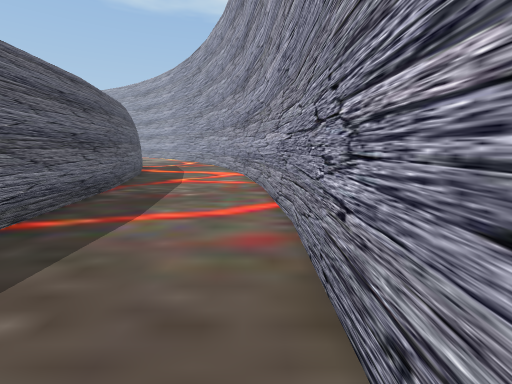
View 1 (above)

23 first-person views from a walk through a 3-D level made in the Unity game engine. The camera is 1.4 m above the floor, tilts 10° down and sees 90° across. The floor is counted in squares, 1 m on a side. Each view is taken from the middle of a square. On the plan, view 1 faces up. The plan holds only what a view shows up to about 13 squares ahead; the rest is blank. The place goes on beyond the plan. The player character is not drawn.

View 2
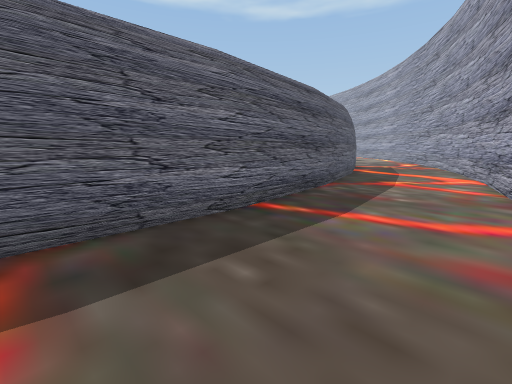

View 3
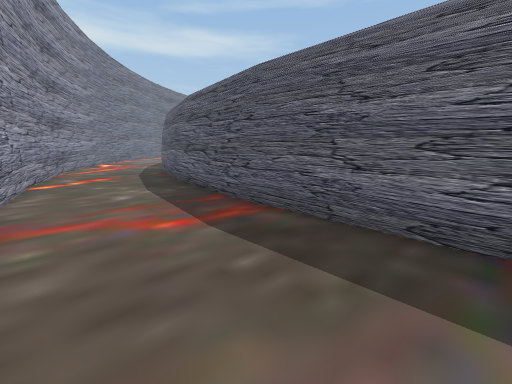

View 4
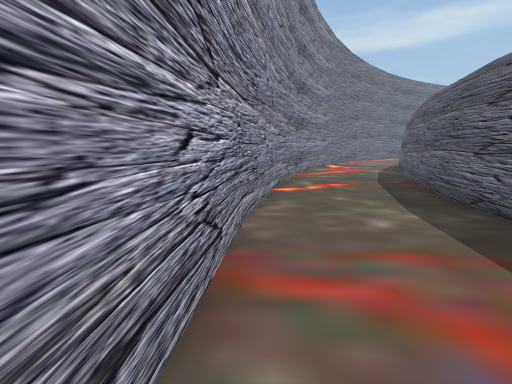

View 5
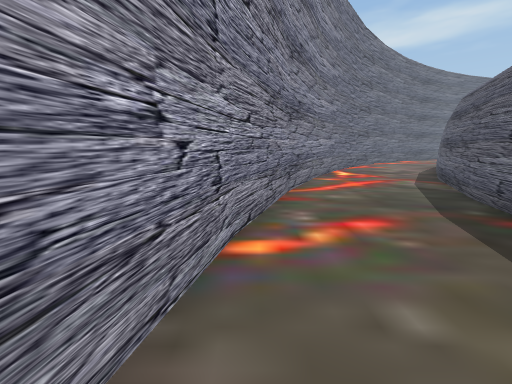

View 6
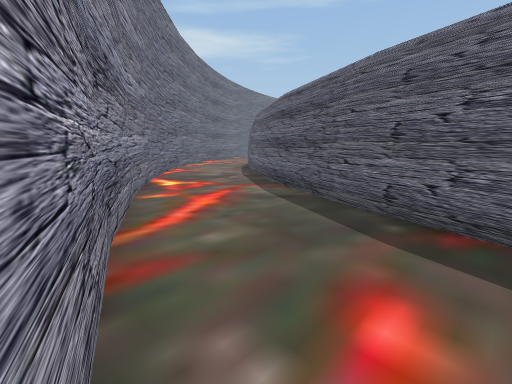

View 7
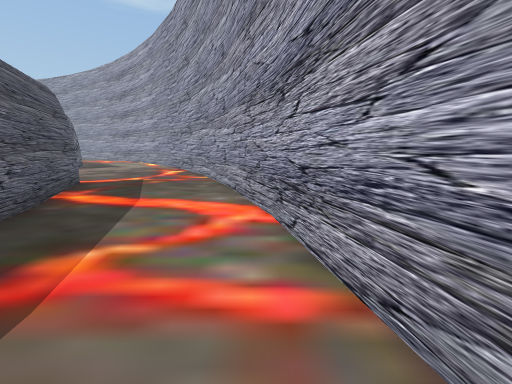

View 8
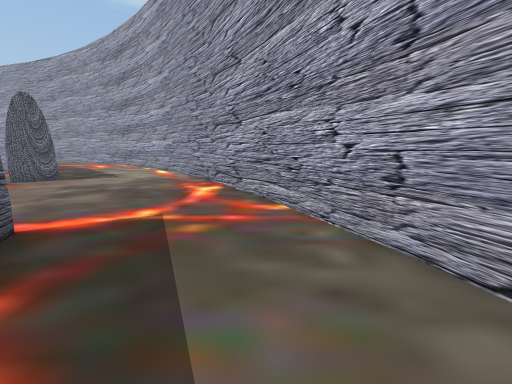

View 9
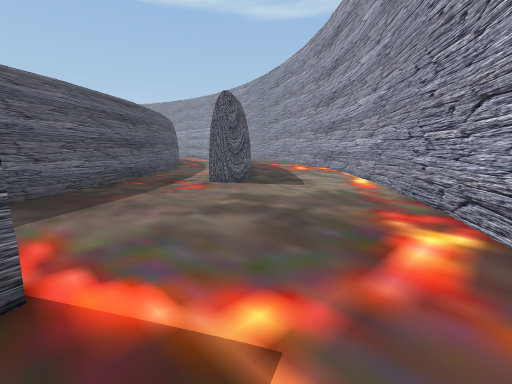

View 10
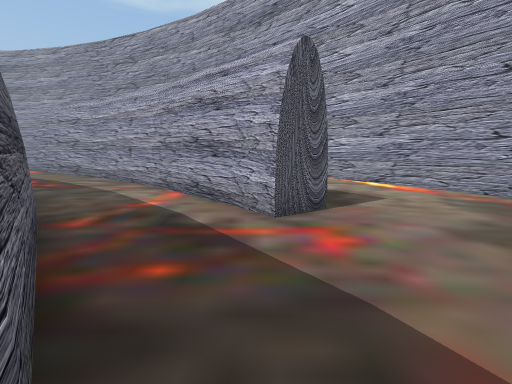

View 11
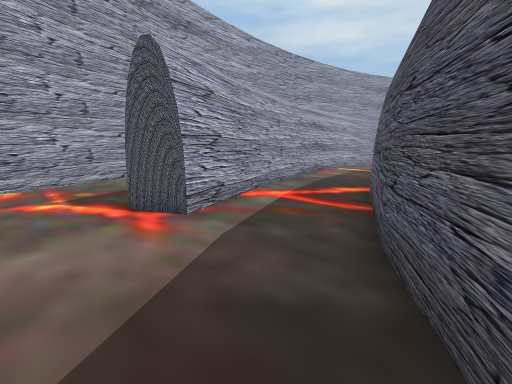

View 12
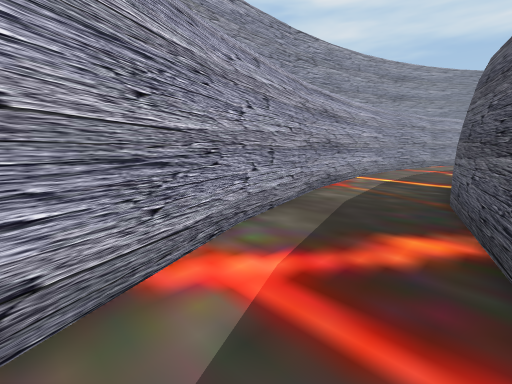

View 13
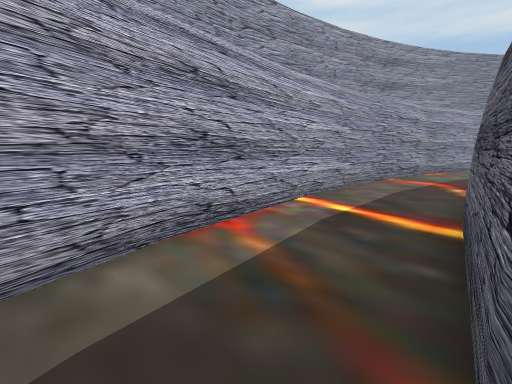

View 14
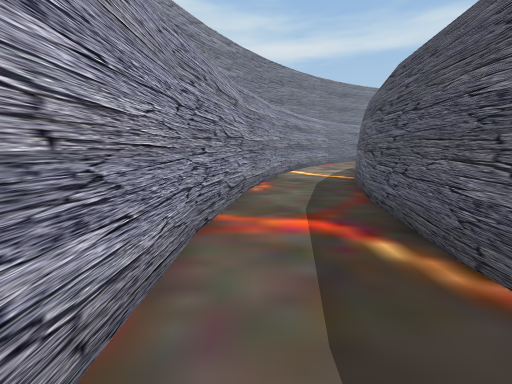

View 15
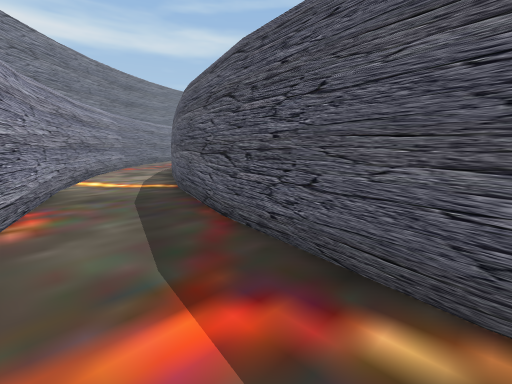

View 16
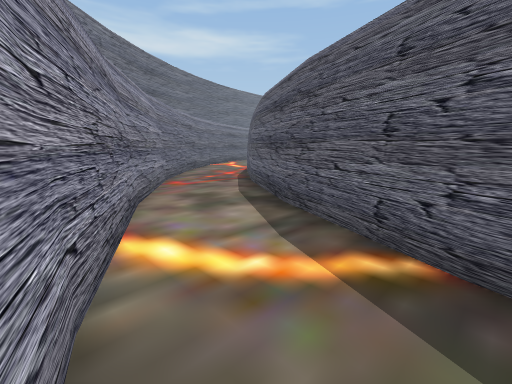

View 17
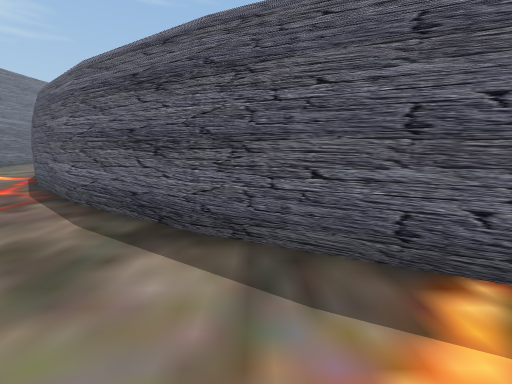

View 18
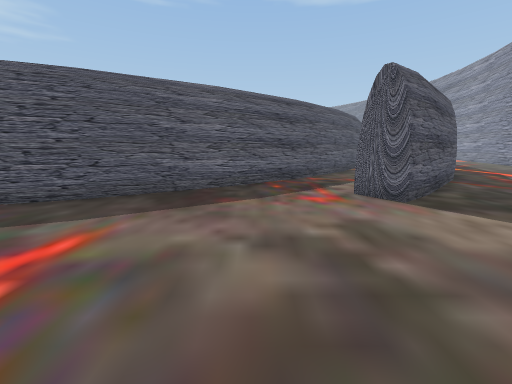

View 19
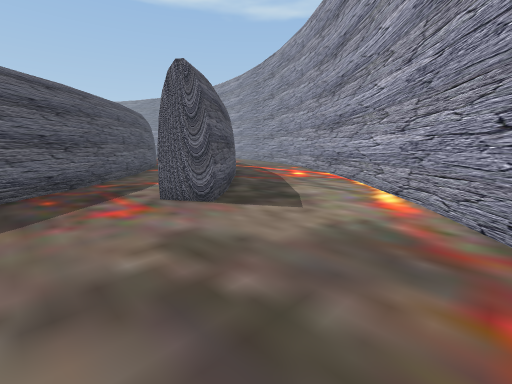

View 20
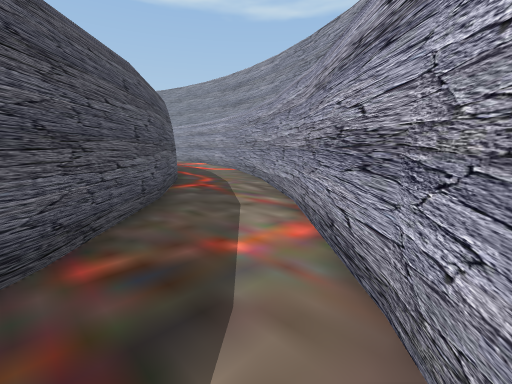

View 21
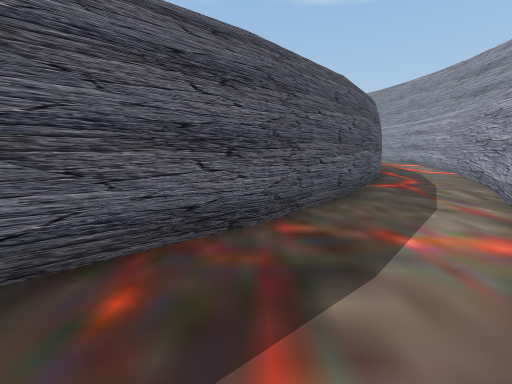

View 22
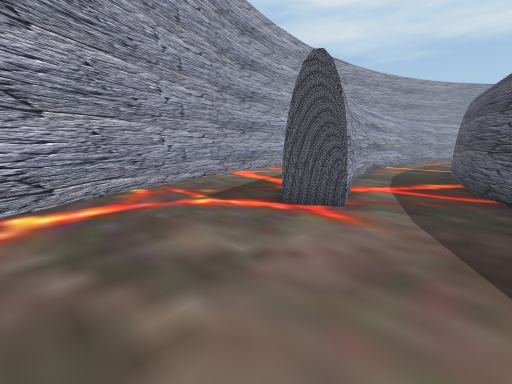

View 23
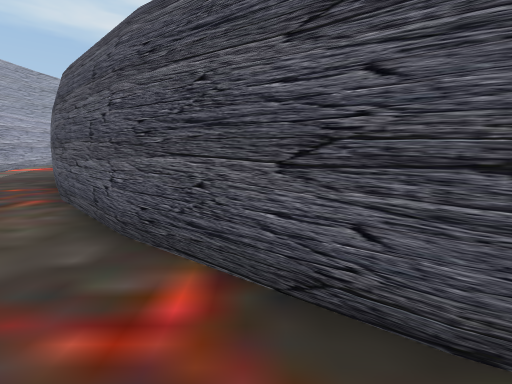

### Floor plan
Points are (right, up) in squares from view 1. A wall is a line through its corners. A room is listed if a view was taken in it or the views show most of it. See-through windows are left out.
Room 1 (views 1, 2, 3, 4, 5, 6, 7, 8, 9, 10, 11, 12, 13, 14, 15, 16, 17, 18, 19, 20, 21, 22)
walls: (-6.4, 8.4) (-7.5, 13); (-5.9, 3.7) (-6.4, 8.5); (-4.4, 3.8) (-4.5, -1.2); (-4.9, 8.7) (-4.3, 3.7); (-9.5, 0.7) (-9.5, 0) (-10.2, -4.3); (-7.5, 12.9) (-9.3, 17.4) (-7.9, 18) (-6.1, 13.4); (-6, -1) (-5.8, 3.7); (-4.5, -1.1) (-5.4, -6.1); (-6.1, 13.5) (-4.9, 8.6); (0.2, 9) (-0.7, 13.1) (-2, 17.2); (-11.2, 12.6) (-10, 8.4) (-9.5, 4.2); (0.7, 4.6) (0.2, 8.9); (0.7, 0.5) (0.7, 4.8); (-10.1, -4.1) (-11.4, -8.3); (-6.8, -5.7) (-6, -0.9); (-12.9, 16.5) (-11.2, 12.5); (-5.4, -6) (-6.9, -10.8); (-2, 17.1) (-3.8, 21.1); (-11.3, -8.2) (-13.1, -12.1); (-3.8, 21) (-6, 24.8); (-0.7, -8) (0.2, -3.8) (0.7, 0.4); (-15.1, 20) (-12.8, 16.3); (-8.3, -10.2) (-6.8, -5.6); (-6.9, -10.7) (-9, -15.2); (-5.9, 24.7) (-8.5, 28.2); (-13, -12) (-15.4, -15.7); (-16.9, 22.2) (-15, 19.9); (-10.3, -14.5) (-8.2, -10.1); (-9, -15.1) (-10.5, -17.3); (-13.5, 26.2) (-12.4, 24.8) (-13.6, 24); (-8.5, 28.1) (-10.7, 30.5); (-3.8, -16) (-2, -12) (-0.7, -7.9); (-15.4, -15.6) (-17.1, -17.6); (-4.8, -17.6) (-3.8, -15.9); (-12.4, -17.5) (-10.3, -14.4); (-17, 29.6) (-13.4, 26.1)
ways out: opening at (-15.5, 22.5) to room 2
Room 2 (view 23)
walls: (-20.9, 26.1) (-17.7, 23.2); (-17.9, 28.4) (-21, 30.5); (-17.8, 23.3) (-16.9, 22.2); (-24.4, 28.5) (-20.8, 26); (-25.2, 28.9) (-24.3, 28.4); (-14.6, 25.1) (-18.1, 28.5); (-13.6, 24) (-14.7, 25.2)
ways out: opening at (-15.5, 22.5) to room 1

Positions as (right, up) in squares from view 1, and headings:
1: (0, 0), facing up
2: (0, 0), facing up-left
3: (0, 4), facing down-left
4: (0, 1), facing down
5: (-1, -4), facing down
6: (-1, -8), facing down-left
7: (-1, 8), facing up
8: (-4, 14), facing up
9: (-5, 18), facing up-left
10: (-14, 19), facing up
11: (-14, 20), facing down-right
12: (-11, 16), facing down-right
13: (-10, 10), facing down-right
14: (-7, 3), facing down
15: (-7, 0), facing down-left
16: (-8, -8), facing down-left
17: (-9, -11), facing left
18: (-6, 21), facing left
19: (-7, 21), facing up-left
20: (-14, 23), facing up-left
21: (-13, 23), facing left
22: (-12, 23), facing down-right
23: (-23, 30), facing down
